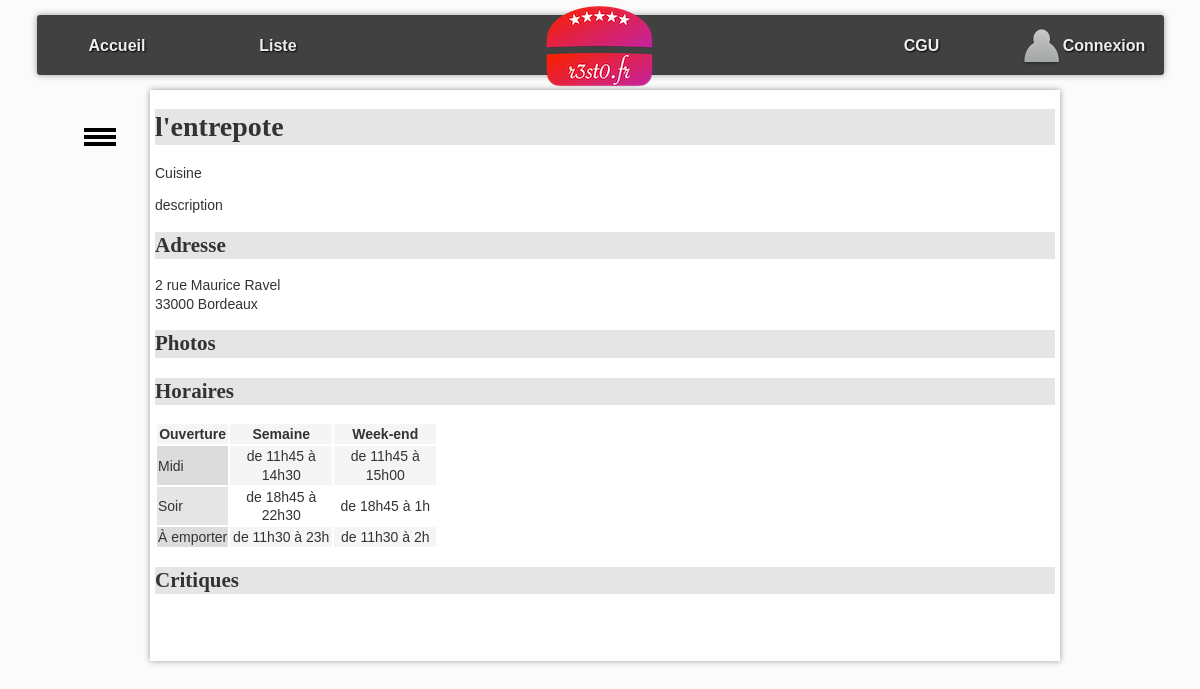
The page /site/?action=detail&idR=1 on the database its author committed.
### tables this page shows
CREATE TABLE `resto` (
  `idR` bigint(20) NOT NULL,
  `nomR` varchar(255) DEFAULT NULL,
  `numAdrR` varchar(20) DEFAULT NULL,
  `voieAdrR` varchar(255) DEFAULT NULL,
  `cpR` char(5) DEFAULT NULL,
  `villeR` varchar(255) DEFAULT NULL,
  `latitudeDegR` float DEFAULT NULL,
  `longitudeDegR` float DEFAULT NULL,
  `descR` text,
  `horairesR` text
);

### site/controleur/detailResto.php (called while the page is built, shortened)
<?php
require_once RACINE . "/modele/bd.resto.inc.php";
$idR = $_GET["idR"];
$unResto = getRestoByIdR($idR);
include RACINE . "/vue/entete.html.php";
include RACINE . "/vue/vueDetailResto.php";
include RACINE . "/vue/pied.html.php";
?>

### site/index.php (called while the page is built, shortened)
<?php
require RACINE . "/controleur/routage.php";
if (isset($_GET["action"])) {
	$action = $_GET["action"];
}
$fichier = redirigeVers($action);
require RACINE . "/controleur/" . $fichier;
?>

### site/modele/bd.resto.inc.php (called while the page is built, shortened)
<?php
function getRestoByIdR($idR) {
    try {
        $cnx = connexionPDO();
        $req = $cnx->prepare("select * from resto where idR=:idR");
        $req->bindValue(':idR', $idR, PDO::PARAM_INT);
        $req->execute();
        $resultat = $req->fetch(PDO::FETCH_ASSOC);
    } catch (PDOException $e) {
        die( "Erreur !: " . $e->getMessage() );
    }
    return $resultat;
}
?>

### site/vue/vueDetailResto.php (the view, shortened to what this page needs)
<h1><?= $unResto['nomR']; ?></h1>
<section>
    Cuisine <br />
</section>
<p id="principal">
    <?= $unResto['descR']; ?>
</p>
<h2 id="adresse">
    Adresse
</h2>
<p>
    <?= $unResto['numAdrR']; ?>
    <?= $unResto['voieAdrR']; ?><br />
    <?= $unResto['cpR']; ?>
    <?= $unResto['villeR']; ?>
</p>
<h2 id="photos">
    Photos
</h2>
<h2 id="horaires">
    Horaires
</h2>
<?= $unResto['horairesR']; ?>
<h2 id="crit">Critiques</h2>

### site/asset/css/base.css (style rules this page uses)
:root { --largeurPage: 900px; --largeurMenuCont : 200px; --margeCalc: calc((100% - var(--largeurPage)) / 2); --margeMenuHaut : 15px; --hauteurMenuGene:60px; --coulA1:#5A7694; --coulA2:#D7E5ED; --coulB1:#566459; --coulB2:#90974A; --coulC:#CDBCA0; --fondC:#fcfbfb; --padding_cote:5px; }
body { font-family: Arial; color : #333; font-size : 14px; line-height : 1.3; scroll-behavior: smooth; background-color : var(--fondC); }

### site/asset/css/cgu.css (style rules this page uses)
h1,h2,h3,h4 { font-family: Futura; background-color : rgba(0,0,0,0.1); }
td.cell { text-align : center; width : 100px; }
td.label { background-color : rgba(0,0,0,0.1); }
tr:nth-child(odd) { background-color : rgb(245,245,245); }

### rows shown on the page
resto: nomR "l'entrepote", descR "description", numAdrR "2", voieAdrR "rue Maurice Ravel", cpR "33000", villeR "Bordeaux", horairesR "Ouverture Semaine Week-end Midi de 11h45 à 14h30 de 11h45 à 15h00 Soir de 18h45 à 22h30 de 18h45 à 1h À emporter de 11h30 à 23h de 11h30 à 2h"
